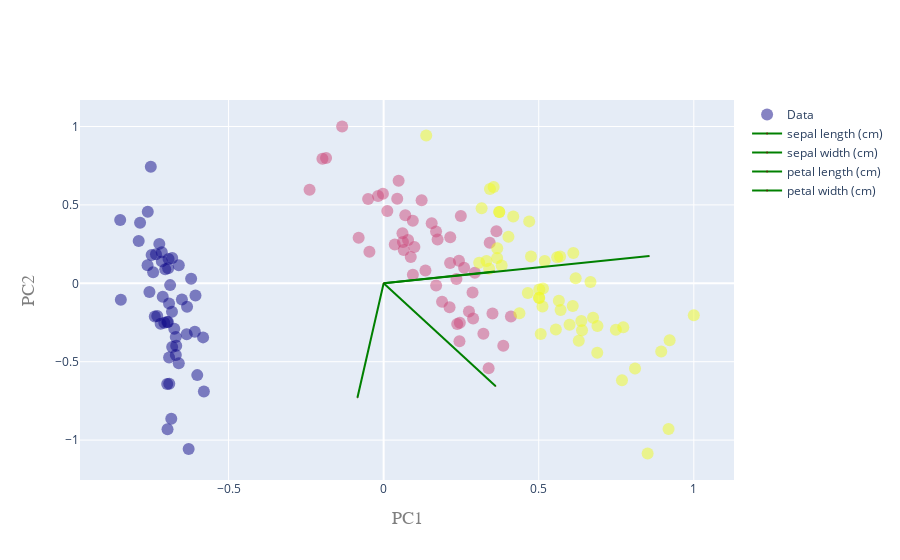

Notebook cell for this chart:
### Markdown cell above
##### Question 1.2

### Code cell
biplot(X_reduced, y,y_name, pca.components, feature_names)

### Figure 1 — Plotly figure (JSON) as saved in the notebook; plotly's stock layout.template omitted (floating-point values rounded to 4 significant figures; data arrays with more than 128 entries replaced by an {"elided": "..."} marker saying what was removed)
{"data": [{"hoverinfo": "text", "hovertext": {"elided": "150 str values"}, "marker": {"color": {"elided": "150 int values"}, "opacity": 0.5, "size": 12}, "mode": "markers", "name": "Data", "type": "scatter", "visible": true, "x": {"elided": "150 float values"}, "y": {"elided": "150 float values"}}, {"hoverinfo": "text", "hovertext": "sepal length (cm)", "line": {"color": "green", "width": 2}, "marker": {"color": "rgb(84,48,5)", "size": 1}, "name": "sepal length (cm)", "type": "scatter", "visible": true, "x": [0, 0.3614], "y": [0, -0.6566]}, {"hoverinfo": "text", "hovertext": "sepal width (cm)", "line": {"color": "green", "width": 2}, "marker": {"color": "rgb(84,48,5)", "size": 1}, "name": "sepal width (cm)", "type": "scatter", "visible": true, "x": [0, -0.08452], "y": [0, -0.7302]}, {"hoverinfo": "text", "hovertext": "petal length (cm)", "line": {"color": "green", "width": 2}, "marker": {"color": "rgb(84,48,5)", "size": 1}, "name": "petal length (cm)", "type": "scatter", "visible": true, "x": [0, 0.8567], "y": [0, 0.1734]}, {"hoverinfo": "text", "hovertext": "petal width (cm)", "line": {"color": "green", "width": 2}, "marker": {"color": "rgb(84,48,5)", "size": 1}, "name": "petal width (cm)", "type": "scatter", "visible": true, "x": [0, 0.3583], "y": [0, 0.07548]}], "layout": {"autosize": true, "xaxis": {"autorange": true, "range": [-0.9704, 1.121], "title": {"font": {"color": "#7f7f7f", "family": "Courier New, monospace", "size": 18}, "text": "PC1"}, "type": "linear"}, "yaxis": {"autorange": true, "range": [-1.278, 1.192], "title": {"font": {"color": "#7f7f7f", "family": "Courier New, monospace", "size": 18}, "text": "PC2"}, "type": "linear"}}}
